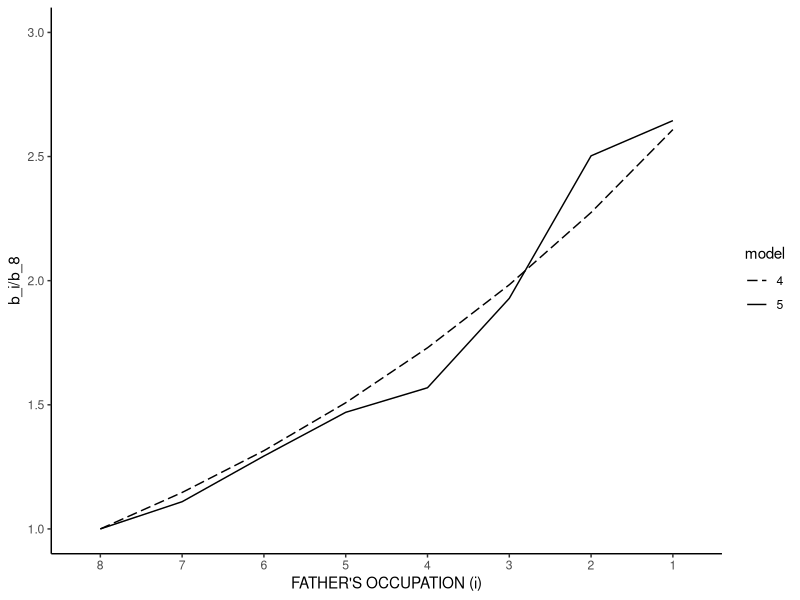
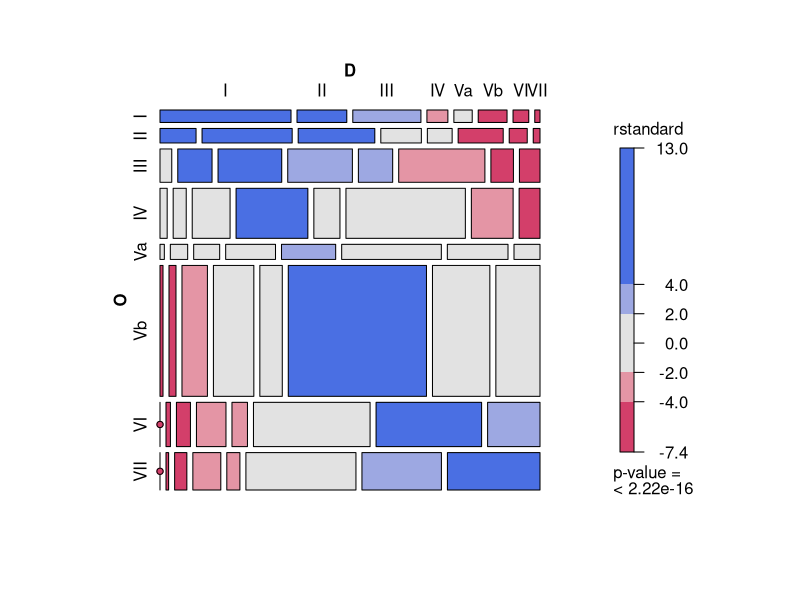
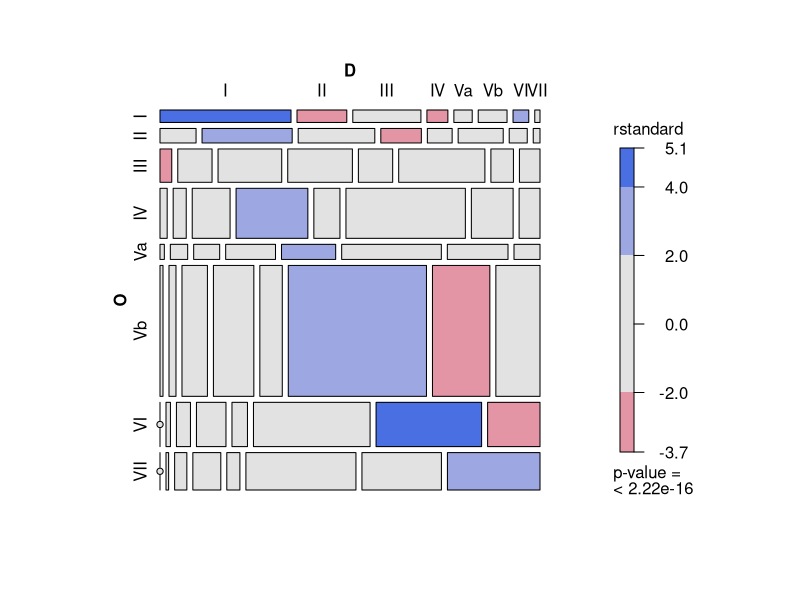
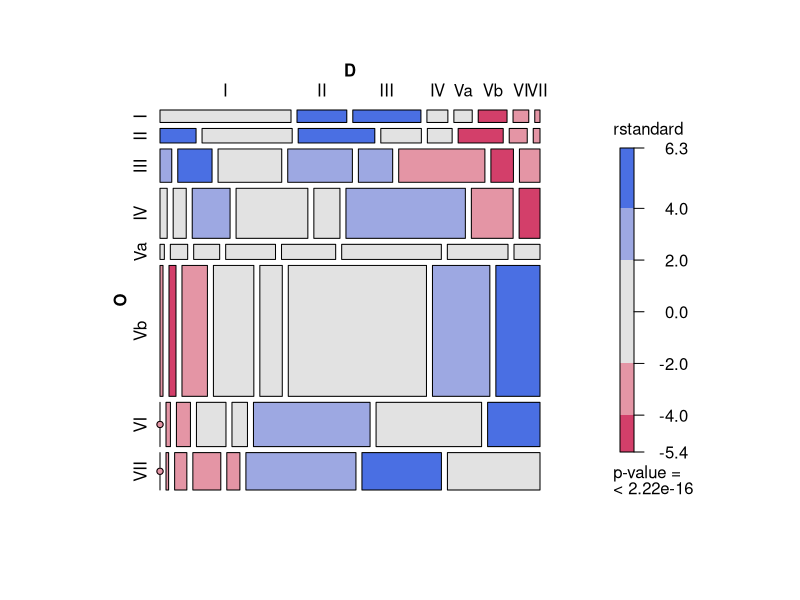
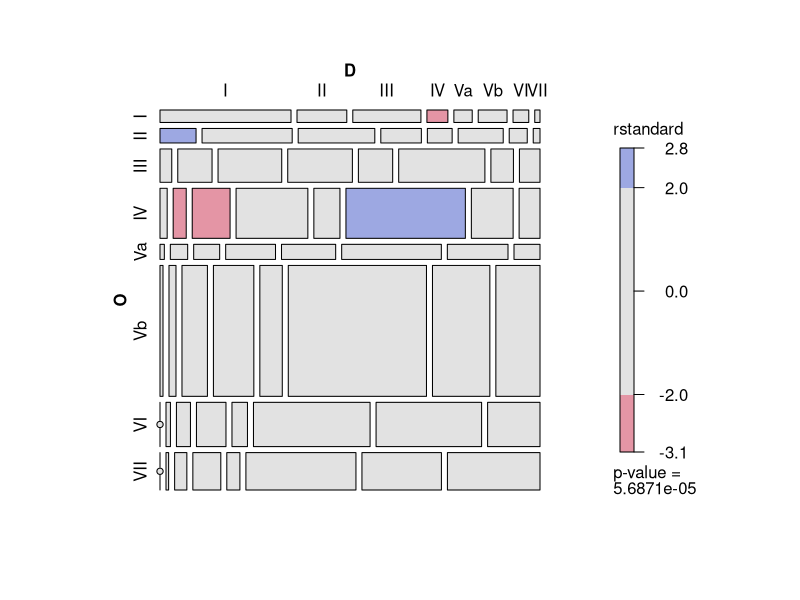
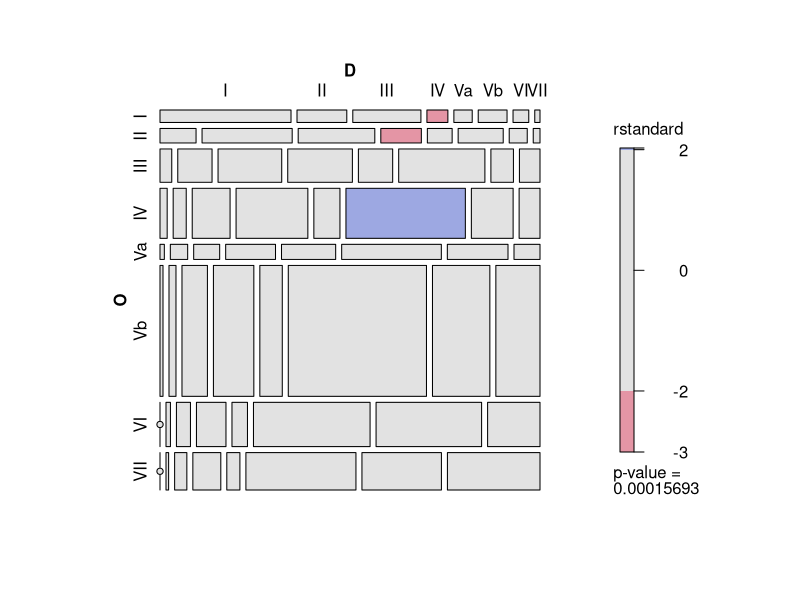

Here is the R script that generated these plots, in order:
# Uniform association model
# Duncan, Otis Dudley. 1979. “How Destination Depends on Origin in the Occupational Mobility Table.” American Journal of Sociology 84(4):793–803.

# packages
library(tidyverse)
library(MASS)
library(magrittr)
library(knitr)
library(vcdExtra)
library(broom)

# Data (p. 795)
occ <- c("I","II","III","IV","Va","Vb","VI","VII")

tab <- matrix(
  c(50, 19, 26, 8, 7, 11, 6, 2,
    16, 40, 34, 18, 11, 20, 8, 3, 
    12, 35, 65, 66, 35, 88, 23, 21, 
    11, 20, 58, 110, 40, 183, 64, 32, 
    2, 8, 12, 23, 25, 46, 28, 12,
    12, 28, 102, 162, 90, 554, 230, 177,
    0, 6, 19, 40, 21, 158, 143, 71, 
    0, 3, 14, 32, 15, 126, 91, 106
    ),
  nrow = 8, 
  byrow = TRUE, 
  dimnames = list(occ,occ)) %>% 
  as.table() 
df <- as.data.frame(tab)
names(df) <- c("O","D","Freq")

# Row and column scores
df$U <- as.numeric(df$O)
df$V <- as.numeric(df$D)

# Diagonal parameters
df %<>% mutate(Diag = ifelse(U == V, U, 0) %>% factor())

# Weight 
df %<>% mutate(W = ifelse(Diag != 0, 0, 1))

# (1) Independence
fit_1 <- glm(Freq ~ O + D, data = df, family = poisson)
summary(fit_1)

# (2) Row effects
fit_2 <- glm(Freq ~ O + D + O:V, data = df, family = poisson)
summary(fit_2)

# (3) Quasi independence, diagonal omitted
fit_3 <- glm(Freq ~ O + D, data = df, weights = W, family = poisson)
summary(fit_3)

fit_3b <- glm(Freq ~ O + D + Diag, data = df, family = poisson)
summary(fit_3b)

# (4) Uniform association, diagonal omitted
fit_4 <- glm(Freq ~  O + D + U:V, data = df, weights = W, family = poisson)
summary(fit_4)
# log-odds
fit_4$coefficients["U:V"] %>% exp()

fit_4b <- glm(Freq ~  O + D + U:V + Diag, data = df, family = poisson)
summary(fit_4b)
# log-odds
fit_4b$coefficients["U:V"] %>% exp()

# (5) Row effects, diagonal omitted*
fit_5 <- glm(Freq ~ O + D + O:V, data = df, weights = W, family = poisson)
summary(fit_5)

fit_5b <- glm(Freq ~ O + D + O:V + Diag, data = df, family = poisson)
summary(fit_5b)

# Tabel 1
fitted_1 <- augment(fit_1, type.predict = "response", newdata = df)
fitted_1 %<>% dplyr::select(O, D, Freq, Fitted_1 = .fitted)
fitted_2 <- augment(fit_2, type.predict = "response", newdata = df)
fitted_2 %<>% dplyr::select(O, D, Freq, Fitted_2 = .fitted)
fitted_3 <- augment(fit_3, type.predict = "response", newdata = df)
fitted_3 %<>% dplyr::select(O, D, Freq, Fitted_3 = .fitted)
fitted_4 <- augment(fit_4, type.predict = "response", newdata = df)
fitted_4 %<>% dplyr::select(O, D, Freq, Fitted_4 = .fitted)
fitted_5 <- augment(fit_5, type.predict = "response", newdata = df)
fitted_5 %<>% dplyr::select(O, D, Freq, Fitted_5 = .fitted)

fit_df <- df %>%
  left_join(fitted_1) %>%
  left_join(fitted_2) %>%
  left_join(fitted_3) %>%
  left_join(fitted_4) %>%
  left_join(fitted_5) %>%
  dplyr::select(O,D,Freq,Fitted_1,Fitted_2,Fitted_3,Fitted_4,Fitted_5)

obs <- fit_df %>% xtabs(Freq ~ O + D, data = .)
t_fitted_1 <- fit_df %>% xtabs(Fitted_1 ~ O + D, data = .)
t_fitted_2 <- fit_df %>% xtabs(Fitted_2 ~ O + D, data = .)
t_fitted_3 <- fit_df %>% xtabs(Fitted_3 ~ O + D, data = .)
t_fitted_4 <- fit_df %>% xtabs(Fitted_4 ~ O + D, data = .)
t_fitted_5 <- fit_df %>% xtabs(Fitted_5 ~ O + D, data = .)

# Observed Counts
obs
# Fitted Counts, Model (4)
t_fitted_4 %>% round(1)
# Fitted Counts, Model (5)
t_fitted_5 %>% round(1)

d_1 <- (obs/t_fitted_1) %>% diag()
d_2 <- (obs/t_fitted_2) %>% diag()
d_3 <- (obs/t_fitted_3) %>% diag()
d_4 <- (obs/t_fitted_4) %>% diag()
d_5 <- (obs/t_fitted_5) %>% diag()

# Diagonal Ratios
tibble(occ,d_1,d_2,d_3,d_4,d_5) %>%
  kable(digits = 1)

# Table 2
Model <- c("(1) Independence",
           "(2) Row effects",
           "(3) Quasi independence, diagonal omitted",
           "(4) Uniform association, diagonal omitted",
           "(5) Row effects, diagonal omitted")
df <- c(fit_1$df.residual,fit_2$df.residual,fit_3$df.residual,fit_4$df.residual,fit_5$df.residual)
X2 <- c(fit_1$deviance,fit_2$deviance,fit_3$deviance,fit_4$deviance,fit_5$deviance)
tibble(Model, df, X2) %>% 
  kable(digits = 1)

# Figure 2
b_4 <- fit_4$coefficients["U:V"] %>% "*"(7:0) %>% exp() 

b_5 <- fit_5$coefficients[grep(":V", names(fit_5$coefficients))]
b_5 %<>% "*"(-1) %>% exp() %>% dplyr::recode(.missing = 1)

b_4 <- data.frame(y = b_4, model = 4, x = 1:8)
b_5 <- data.frame(y = b_5, model = 5, x = 1:8)
d <- bind_rows(b_4,b_5)
d$x <- factor(d$x)
d$model <- factor(d$model)

d %>% 
  mutate(x = factor(x, levels = 8:1)) %>%
  ggplot(aes(x = x, y = y, group = model, linetype = model)) + 
  geom_line() + 
  ylim(1,3) + 
  scale_linetype_manual(values = c("longdash","solid")) +
  labs(x = "FATHER'S OCCUPATION (i)", y = "b_i/b_8") +
  theme_classic() 

# mosaic plot
mosaic(fit_1, ~O+D, residuals_type = "rstandard")
mosaic(fit_2, ~O+D, residuals_type = "rstandard")
mosaic(fit_3b, ~O+D, residuals_type = "rstandard")
mosaic(fit_4b, ~O+D, residuals_type = "rstandard")
mosaic(fit_5b, ~O+D, residuals_type = "rstandard")
